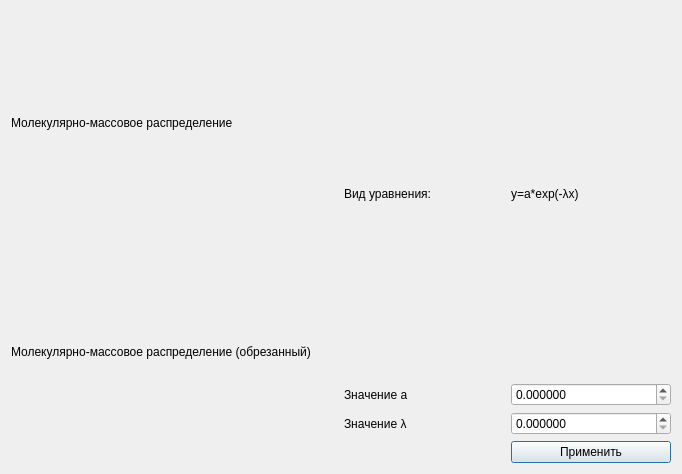
<?xml version="1.0" encoding="UTF-8"?>
<ui version="4.0">
 <class>DlgClusterAnalysis</class>
 <widget class="QDialog" name="DlgClusterAnalysis">
  <property name="geometry">
   <rect>
    <x>0</x>
    <y>0</y>
    <width>682</width>
    <height>474</height>
   </rect>
  </property>
  <property name="windowTitle">
   <string>Dialog</string>
  </property>
  <layout class="QVBoxLayout" name="verticalLayout_3">
   <item>
    <layout class="QGridLayout" name="gridLayout_2">
     <item row="1" column="0">
      <layout class="QVBoxLayout" name="verticalLayout_2" stretch="1,3">
       <item>
        <widget class="QLabel" name="label_2">
         <property name="text">
          <string>Молекулярно-массовое распределение (обрезанный)</string>
         </property>
        </widget>
       </item>
       <item>
        <layout class="QVBoxLayout" name="trunkMolMassLayout"/>
       </item>
      </layout>
     </item>
     <item row="0" column="0">
      <layout class="QVBoxLayout" name="verticalLayout" stretch="1,3">
       <item>
        <widget class="QLabel" name="label">
         <property name="text">
          <string>Молекулярно-массовое распределение</string>
         </property>
        </widget>
       </item>
       <item>
        <layout class="QVBoxLayout" name="molMassLayout"/>
       </item>
      </layout>
     </item>
     <item row="0" column="1" rowspan="2">
      <layout class="QGridLayout" name="gridLayout_3" rowstretch="1,1,1,3,1">
       <item row="0" column="0">
        <widget class="QLabel" name="label_4">
         <property name="sizePolicy">
          <sizepolicy hsizetype="Preferred" vsizetype="Minimum">
           <horstretch>0</horstretch>
           <verstretch>0</verstretch>
          </sizepolicy>
         </property>
         <property name="text">
          <string>Вид уравнения:</string>
         </property>
        </widget>
       </item>
       <item row="4" column="1">
        <widget class="QPushButton" name="applyLambdaBtn">
         <property name="text">
          <string>Применить</string>
         </property>
        </widget>
       </item>
       <item row="2" column="0">
        <widget class="QLabel" name="label_3">
         <property name="text">
          <string>Значение λ</string>
         </property>
        </widget>
       </item>
       <item row="2" column="1">
        <widget class="QDoubleSpinBox" name="lambdaSpinBox">
         <property name="decimals">
          <number>6</number>
         </property>
         <property name="maximum">
          <double>9999.989999999999782</double>
         </property>
        </widget>
       </item>
       <item row="3" column="0" colspan="2">
        <layout class="QVBoxLayout" name="tunedMolMassLayout"/>
       </item>
       <item row="0" column="1">
        <widget class="QLabel" name="label_5">
         <property name="sizePolicy">
          <sizepolicy hsizetype="Preferred" vsizetype="Minimum">
           <horstretch>0</horstretch>
           <verstretch>0</verstretch>
          </sizepolicy>
         </property>
         <property name="text">
          <string>y=a*exp(-λx)</string>
         </property>
        </widget>
       </item>
       <item row="1" column="0">
        <widget class="QLabel" name="label_6">
         <property name="sizePolicy">
          <sizepolicy hsizetype="Preferred" vsizetype="Minimum">
           <horstretch>0</horstretch>
           <verstretch>0</verstretch>
          </sizepolicy>
         </property>
         <property name="text">
          <string>Значение a</string>
         </property>
        </widget>
       </item>
       <item row="1" column="1">
        <widget class="QDoubleSpinBox" name="aSpinBox">
         <property name="decimals">
          <number>6</number>
         </property>
        </widget>
       </item>
      </layout>
     </item>
    </layout>
   </item>
  </layout>
 </widget>
 <resources/>
 <connections/>
</ui>
